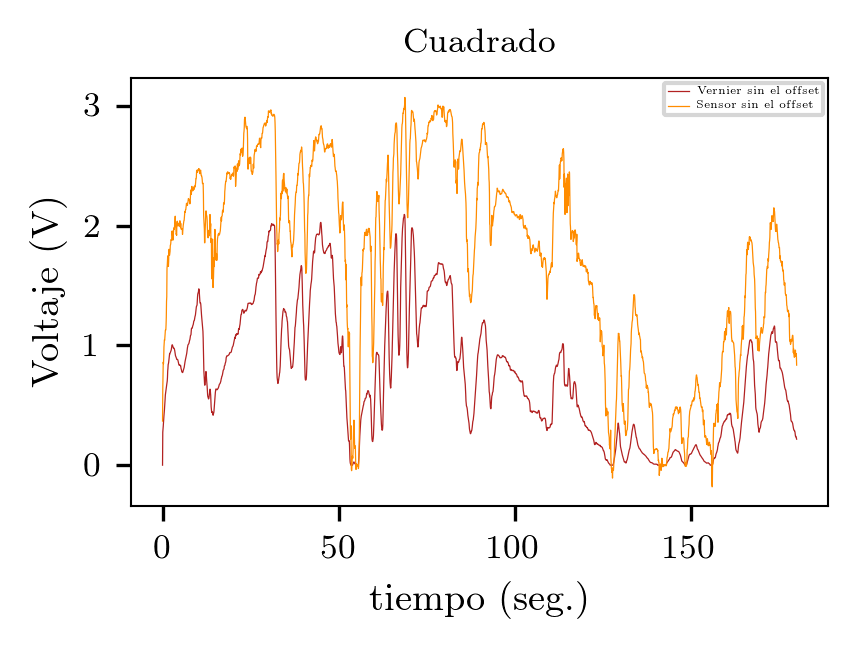

Recreate this plot in Python.
# Sacado de https://scipy.github.io/old-wiki/pages/Cookbook/Matplotlib/LaTeX_Examples.html

import matplotlib.pyplot as plt
import pylab
import numpy as np
import matplotlib.pyplot as plt
import math
from pylab import arange,pi,sin,cos,sqrt,savefig

# a dos columnas: 3+3/8 (ancho, in)
# a una columna : 6.5   (ancho  in)

golden_mean = (math.sqrt(5)-1.0)/2.0        # Aesthetic ratio
fig_width = 3+3/8  			    # width  in inches
fig_height = fig_width*golden_mean          # height in inches
fig_size =  [fig_width,fig_height]

params = {'backend': 'ps',
          'axes.titlesize': 8,
          'axes.labelsize': 9,
          'legend.numpoints': 1,            # the number of points in the legend line
          'axes.linewidth': 0.5, 
          'axes.grid': True,
          'axes.labelweight': 'normal',  
          'font.family': 'serif',
          'font.size': 8.0,
          'font.weight': 'normal',
          'text.color': 'black',
          'xtick.labelsize': 8,
          'ytick.labelsize': 8,
          'text.usetex': True,
          'legend.fontsize': 8,
          'figure.dpi': 300,
          'figure.figsize': fig_size,
          'savefig.dpi': 300,
         }

pylab.rcParams.update(params)

def sliding_mean(data_array, window):
#    data_array = array(data_array)
    new_list = []
    for i in range(len(data_array)):
        indices = range(max(i - window + 1, 0),
                        min(i + window + 1, len(data_array)))
        avg = 0
        for j in indices:
            avg += data_array[j]
        avg /= float(len(indices))
        new_list.append(avg)

    return new_list



def sliding_median(data_array, window):
#    data_array = array(data_array)
    new_list = []
    for i in range(len(data_array)):
        indices = range(max(i - window + 1, 0),
                        min(i + window + 1, len(data_array)))

        med = np.median([data_array[j] for j in indices])
        new_list.append(med)

    return new_list


#################### DATA LAMMPS ##############################

data1= np.genfromtxt('./cuadradoS13.dat', delimiter = '\t')	
data2= np.genfromtxt('./cuadradoS13.dat', delimiter = '\t') # Tomo la misma data aproposito!!!!!!!!!

#################### PLOT specification ##############################


tiempo=data1[:,0]
vernier=data1[:,1]
sensor=data1[:,2]

tiempo_bis=data2[:,0]
vernier_bis=data2[:,1]
sensor_bis=data2[:,2]

vernier_min=np.amin(vernier)
vernier_bis_min=np.amin(vernier_bis)


sensor_min=np.amin(sensor)
sensor_bis_min=np.amin(sensor_bis)

#################### DATA MANAGEMENT ##############################

vernier_min=2.58
theta_one=1

n_bis=len(data2[:,0])

theta_bis=np.linspace(theta_one,theta_one,n_bis)
indice_bis=np.linspace(0,0,n_bis)
ruido_bis=np.linspace(0,0,n_bis)
indice_ruido_bis=np.linspace(0,0,n_bis)
sensor_bis_delta=np.linspace(0,0,n_bis)


i=1
theta_bis[0]=0

while i<n_bis:
	if vernier_bis[i]<vernier_min: theta_bis[i]=0
	i=i+1

i=1
j=1
indice_bis[0]=0

while i<n_bis:
	if theta_bis[i]>theta_bis[i-1]: j=j+1
	indice_bis[i]=j
	if theta_bis[i]==0: indice_bis[i]=0
	i=i+1

i=0
h=0

while i<n_bis:
	indice_ruido_bis[i]=h
	if theta_bis[i]==0: 
		ruido_bis[h]=sensor_bis[i]
		h=h+1
	i=i+1

ruido_bis_smooth=np.asarray(sliding_median(ruido_bis[0:h],10))

i=0

while i<n_bis:
	h=int(indice_ruido_bis[i])-1
        sensor_bis_delta[i]=sensor_bis[i]-ruido_bis_smooth[h]
	i=i+1

#mydata1=np.array(sorted(data1[19::20,2:4],key=getKey))


#################### PLOT specification ##############################

fig=plt.figure(1)                # the first figure

ax1 = fig.add_subplot(111)

#ax1.grid(color='gray', linestyle='--', linewidth=0.3,axis='both')
ax1.grid(False)
#ax2 = ax1.twinx()
#ax2.grid(False)


#ax1.plot(tiempo_bis,indice_bis,lw=0.1,color='gray',linestyle='-',label=r'$\theta(v-v_\mathrm{min})$ ($v_\mathrm{min}=2.58$)')



ax1.plot(tiempo_bis,(vernier_bis-vernier_bis_min)*theta_bis,lw=0.3,color='firebrick',label=r'Vernier sin el offset')
ax1.plot(tiempo_bis,sensor_bis_delta,lw=0.3,color='darkorange',label=r'Sensor sin el offset')

legend = plt.legend(loc='upper right',prop={'size':2.5})


#ax1.set_ylim(0, 0.025)
#ax1.set_yticks(np.arange(-200,-40,40))
#ax1.set_xlim(0, 2.5)
#ax1.set_xticks(np.arange(0,4,1))
#ax1.set_xlabel(r'$1/T$~(MeV$^{-1}$)')
#ax2.set_ylabel(r'$E_\mathrm{sym}$~(MeV)')
ax1.set_xlabel(r'tiempo~(seg.)')
ax1.set_ylabel(r'Voltaje~(V)')
#ax2.set_ylabel(r'$\kappa$~(c/fm$^2$) (Nandi)')
ax1.set_title(r'Cuadrado')


pylab.savefig('fig1_version1d.eps', format='eps', dpi=300, bbox_inches='tight')
pylab.savefig('fig1_version1d.png', format='png', dpi=300, bbox_inches='tight')


